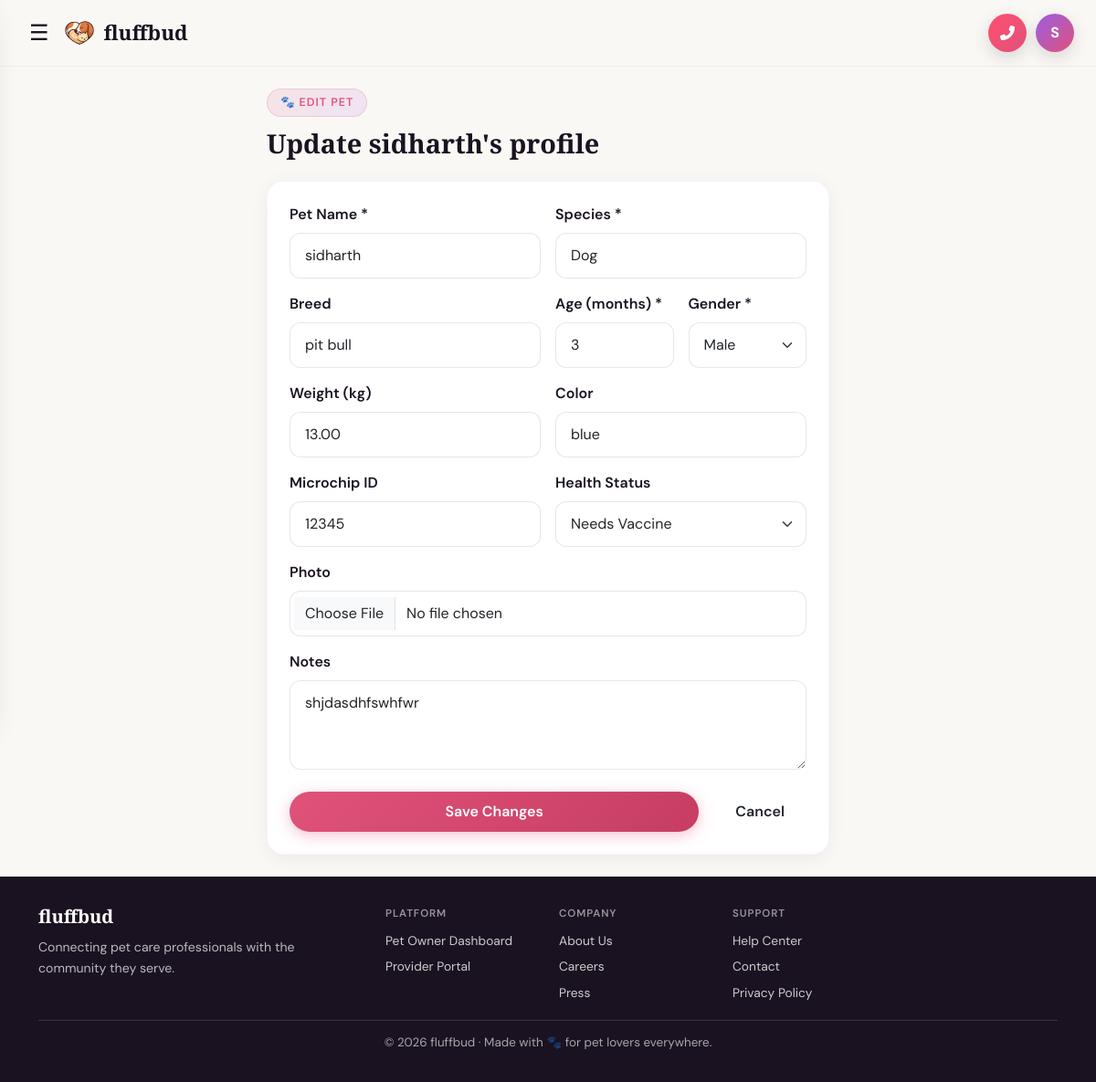
The page /pets/2/edit/ (signed in) on the database its author committed.
### myapp/models.py (models this page shows, shortened)
class CustomUser(AbstractUser):
    ROLE_CHOICES = [
        ('owner', 'Pet Owner'),
        ('vet', 'Veterinarian'),
        ('shelter', 'Animal Shelter'),
        ('store', 'Pet Store Owner'),
        ('provider', 'Service Provider'),
    ]
    role = models.CharField(max_length=20, choices=ROLE_CHOICES, default='owner')
    phone = models.CharField(max_length=15, blank=True)
    city = models.CharField(max_length=100, blank=True)
    profile_photo = models.ImageField(upload_to='profiles/', blank=True, null=True)
    bio = models.TextField(blank=True)
    PROFILE_VISIBILITY_CHOICES = [
        ('public', 'Public'),
        ('private', 'Private'),
    ]
    profile_visibility = models.CharField(max_length=10, choices=PROFILE_VISIBILITY_CHOICES, default='private')
    two_factor_enabled = models.BooleanField(default=False)
    def is_service_provider(self):
        return self.role in ['vet', 'shelter', 'store', 'provider']

class Pet(models.Model):
    GENDER_CHOICES = [('male', 'Male'), ('female', 'Female')]
    STATUS_CHOICES = [('healthy', 'Healthy'), ('needs_vaccine', 'Needs Vaccine'), ('sick', 'Sick'), ('under_treatment', 'Under Treatment')]
    owner = models.ForeignKey(CustomUser, on_delete=models.CASCADE, related_name='pets')
    name = models.CharField(max_length=100)
    species = models.CharField(max_length=50)
    breed = models.CharField(max_length=100, blank=True)
    age = models.PositiveIntegerField(help_text="Age in months")
    gender = models.CharField(max_length=10, choices=GENDER_CHOICES)
    weight = models.DecimalField(max_digits=5, decimal_places=2, null=True, blank=True)
    photo = models.ImageField(upload_to='pets/', blank=True, null=True)
    color = models.CharField(max_length=50, blank=True)
    microchip_id = models.CharField(max_length=100, blank=True)
    status = models.CharField(max_length=20, choices=STATUS_CHOICES, default='healthy')
    notes = models.TextField(blank=True)
    created_at = models.DateTimeField(auto_now_add=True)

### myapp/views.py (the view)
# urls.py: path('pets/<int:pk>/edit/', views.edit_pet, name='edit_pet'),
@login_required
def edit_pet(request, pk):
    pet = get_object_or_404(Pet, pk=pk, owner=request.user)
    form = PetForm(request.POST or None, request.FILES or None, instance=pet)
    if request.method == 'POST' and form.is_valid():
        form.save()
        messages.success(request, "Pet profile updated!")
        return redirect('pet_detail', pk=pk)
    return render(request, 'pets/add_pet.html', {'form': form, 'edit': True, 'pet': pet})

### myapp/forms.py
class PetForm(forms.ModelForm):
    class Meta:
        model = Pet
        exclude = ['owner', 'created_at']
        widgets = {
            'name': forms.TextInput(attrs={'class': 'form-control', 'placeholder': 'Pet name'}),
            'species': forms.TextInput(attrs={'class': 'form-control', 'placeholder': 'Dog, Cat, Rabbit...'}),
            'breed': forms.TextInput(attrs={'class': 'form-control', 'placeholder': 'Breed (optional)'}),
            'age': forms.NumberInput(attrs={'class': 'form-control', 'placeholder': 'Age in months'}),
            'gender': forms.Select(attrs={'class': 'form-select'}),
            'weight': forms.NumberInput(attrs={'class': 'form-control', 'placeholder': 'Weight in kg'}),
            'color': forms.TextInput(attrs={'class': 'form-control', 'placeholder': 'e.g. Golden brown'}),
            'microchip_id': forms.TextInput(attrs={'class': 'form-control'}),
            'status': forms.Select(attrs={'class': 'form-select'}),
            'notes': forms.Textarea(attrs={'class': 'form-control', 'rows': 3}),
            'photo': forms.FileInput(attrs={'class': 'form-control'}),
        }

### templates/pets/add_pet.html (shortened to what this page needs)
{% extends 'base.html' %}
{% block content %}
<div class="container py-4" style="max-width:640px;">
  <div class="section-tag">🐾 {% if edit %}Edit Pet{% else %}Add Pet{% endif %}</div>
  <h2 class="page-header mb-4">{% if edit %}Update {{ pet.name }}'s profile{% else %}Add a new pet 🌸{% endif %}</h2>
  <div class="card-soft p-4">
    <form method="post" enctype="multipart/form-data">
      <div class="row g-3">
        <div class="col-md-6"><label class="form-label fw-semibold">Pet Name *</label>{{ form.name }}</div>
        <div class="col-md-6"><label class="form-label fw-semibold">Species *</label>{{ form.species }}</div>
        <div class="col-md-6"><label class="form-label fw-semibold">Breed</label>{{ form.breed }}</div>
        <div class="col-md-3"><label class="form-label fw-semibold">Age (months) *</label>{{ form.age }}</div>
        <div class="col-md-3"><label class="form-label fw-semibold">Gender *</label>{{ form.gender }}</div>
        <div class="col-md-6"><label class="form-label fw-semibold">Weight (kg)</label>{{ form.weight }}</div>
        <div class="col-md-6"><label class="form-label fw-semibold">Color</label>{{ form.color }}</div>
        <div class="col-md-6"><label class="form-label fw-semibold">Microchip ID</label>{{ form.microchip_id }}</div>
        <div class="col-md-6"><label class="form-label fw-semibold">Health Status</label>{{ form.status }}</div>
        <div class="col-12"><label class="form-label fw-semibold">Photo</label>{{ form.photo }}</div>
        <div class="col-12"><label class="form-label fw-semibold">Notes</label>{{ form.notes }}</div>
      </div>
      <div class="d-flex gap-3 mt-4">
        <button type="submit" class="btn btn-pill btn-rose flex-grow-1">{% if edit %}Save Changes{% else %}Add Pet 🐾{% endif %}</button>
        <a href="{% url 'pet_list' %}" class="btn btn-pill btn-ghost">Cancel</a>
      </div>
    </form>
  </div>
</div>
{% endblock %}

### templates/base.html (shortened to what this page needs)
<!DOCTYPE html>
<html lang="en">
<head>
<link href="https://cdn.jsdelivr.net/npm/bootstrap@5.3.0/dist/css/bootstrap.min.css" rel="stylesheet"/>
<link href="https://cdnjs.cloudflare.com/ajax/libs/font-awesome/6.4.0/css/all.min.css" rel="stylesheet"/>
{% load static %}
</head>
<body class="d-flex flex-column">
{% if user.is_authenticated %}
<nav class="navbar navbar-expand-lg sticky-top">
  <div class="container-fluid px-4">
    <div class="d-flex align-items-center gap-2">
      <button type="button" class="hamburger-btn" id="navHamburgerBtn" aria-label="Open menu">☰</button>
      <a class="navbar-brand" href="{% url 'home' %}">
        <div class="brand-icon"><img src="{% static '{css,js,images}/logo.png' %}" alt="fluffbud" style="width:100%;height:100%;object-fit:contain;border-radius:inherit;"></div> fluffbud
      </a>
    </div>
    <div class="navbar-actions ms-auto">
      <a href="#" class="nav-action-circle sos-btn" data-bs-toggle="modal" data-bs-target="#emergencySOSModal" aria-label="Open emergency SOS">
        <i class="fas fa-phone-alt" aria-hidden="true"></i>
      </a>
      <div class="dropdown">
          <button class="nav-action-circle avatar-profile-btn dropdown-toggle" data-bs-toggle="dropdown" aria-label="Open profile menu">
            {{ user.first_name|default:user.username|make_list|first|upper }}
          </button>
      </div>
    </div>
  </div>
</nav>
{% endif %}
<main class="flex-grow-1">
  {% block content %}{% endblock %}
</main>
{% if user.is_authenticated and user.is_service_provider %}
<footer class="site-footer">
  <div class="container" style="text-align:left;max-width:1140px;">
    <div class="row g-4" style="padding-bottom:20px;">
      <div class="col-12 col-md-4">
        <h5 style="font-family:'Playfair Display',serif;font-weight:700;color:#fff;margin-bottom:10px;">fluffbud</h5>
        <p style="margin:0;color:rgba(255,255,255,0.7);font-size:.88rem;line-height:1.6;max-width:320px;">Connecting pet care professionals with the community they serve.</p>
      </div>
      <div class="col-6 col-md-2">
        <div style="font-size:.72rem;letter-spacing:.08em;text-transform:uppercase;color:rgba(255,255,255,0.55);font-weight:600;margin-bottom:10px;">Platform</div>
        <div style="display:flex;flex-direction:column;gap:8px;">
          <a href="{% url 'dashboard' %}" style="color:rgba(255,255,255,0.78);text-decoration:none;font-size:.86rem;">Pet Owner Dashboard</a>
          <a href="{% url 'provider_portal' %}" style="color:rgba(255,255,255,0.78);text-decoration:none;font-size:.86rem;">Provider Portal</a>
        </div>
      </div>
      <div class="col-6 col-md-2">
        <div style="font-size:.72rem;letter-spacing:.08em;text-transform:uppercase;color:rgba(255,255,255,0.55);font-weight:600;margin-bottom:10px;">Company</div>
        <div style="display:flex;flex-direction:column;gap:8px;">
          <a href="{% url 'about' %}" style="color:rgba(255,255,255,0.78);text-decoration:none;font-size:.86rem;">About Us</a>
          <a href="#" style="color:rgba(255,255,255,0.78);text-decoration:none;font-size:.86rem;">Careers</a>
          <a href="#" style="color:rgba(255,255,255,0.78);text-decoration:none;font-size:.86rem;">Press</a>
        </div>
      </div>
      <div class="col-6 col-md-2">
        <div style="font-size:.72rem;letter-spacing:.08em;text-transform:uppercase;color:rgba(255,255,255,0.55);font-weight:600;margin-bottom:10px;">Support</div>
        <div style="display:flex;flex-direction:column;gap:8px;">
          <a href="#" style="color:rgba(255,255,255,0.78);text-decoration:none;font-size:.86rem;">Help Center</a>
          <a href="#" style="color:rgba(255,255,255,0.78);text-decoration:none;font-size:.86rem;">Contact</a>
          <a href="#" style="color:rgba(255,255,255,0.78);text-decoration:none;font-size:.86rem;">Privacy Policy</a>
        </div>
      </div>
    </div>
    <div style="border-top:1px solid rgba(255,255,255,0.14);padding-top:14px;color:rgba(255,255,255,0.62);font-size:.84rem;text-align:center;">
      © 2026 fluffbud · Made with 🐾 for pet lovers everywhere.
    </div>
  </div>
</footer>
{% endif %}
</body>
</html>

### templates/base.html (style rules this page uses)
:root { --rose: #E0527A; --rose-dark: #C73D62; --violet: #9B5DE5; --lavender: #C77DFF; --cream: #FAF8F5; --cream-dark: #F2EDE8; --ink: #1A1220; --muted: #7A6E78; --mint: #B8EDE4; --peach: #FFD6C2; --sky: #C2DEFF; --card-radius: 18px; --transition: all 0.25s ease; }
*,*::before,*::after { box-sizing:border-box; }
body { font-family:'DM Sans',sans-serif;background:var(--cream);color:var(--ink);min-height:100vh; }
.navbar { background:rgba(250,248,245,0.92)!important;backdrop-filter:blur(16px);border-bottom:1px solid rgba(224,82,122,0.1);padding:14px 0; }
.navbar-brand { font-family:'Playfair Display',serif;font-weight:900;font-size:1.4rem;color:var(--ink)!important;display:flex;align-items:center;gap:10px; }
.brand-icon { width:34px;height:34px;background:transparent;border-radius:10px;display:flex;align-items:center;justify-content:center;color:#fff;font-size:16px;box-shadow:none; }
.btn-pill { border-radius:999px;font-weight:600;padding:10px 24px;font-family:'DM Sans',sans-serif;transition:var(--transition);border:none; }
.btn-rose { background:linear-gradient(135deg,var(--rose),var(--rose-dark));color:#fff;box-shadow:0 4px 16px rgba(224,82,122,0.35); }
.card-soft { background:#fff;border-radius:var(--card-radius);border:1px solid rgba(155,93,229,0.07);box-shadow:0 4px 20px rgba(0,0,0,0.06);transition:var(--transition); }
.navbar-actions { display:flex;align-items:center;gap:10px; }
.nav-action-circle { width:42px;height:42px;border-radius:50%;display:inline-flex;align-items:center;justify-content:center;border:none;text-decoration:none;box-shadow:0 6px 18px rgba(26,18,32,0.15);transition:var(--transition); }
.avatar-profile-btn { background:linear-gradient(135deg,var(--violet),var(--rose));color:#fff;font-weight:700;font-size:1rem;line-height:1; }
.avatar-profile-btn.dropdown-toggle::after { display:none; }
.sos-btn { position:relative;background:linear-gradient(135deg,#ff4f6f,#E0527A);color:#fff;font-size:1rem;animation:sosPulse 1.8s infinite; }
.hamburger-btn { background:transparent;border:none;color:var(--ink);font-size:1.5rem;line-height:1;padding:4px 8px;border-radius:10px;transition:var(--transition); }
.page-header { font-family:'Playfair Display',serif;font-weight:700;font-size:1.8rem;margin-bottom:4px; }
.section-tag { display:inline-block;background:linear-gradient(135deg,rgba(224,82,122,0.12),rgba(155,93,229,0.12));border:1px solid rgba(224,82,122,0.2);color:var(--rose);font-size:0.78rem;font-weight:600;letter-spacing:0.08em;text-transform:uppercase;padding:5px 14px;border-radius:999px;margin-bottom:12px; }
.form-control,.form-select { border-radius:12px;border:1.5px solid rgba(26,18,32,0.1);padding:12px 16px;font-family:'DM Sans',sans-serif;transition:var(--transition); }
footer.site-footer { background:var(--ink);color:rgba(255,255,255,0.6);padding:32px 0;text-align:center;font-size:0.88rem;margin-top:auto; }
img,svg,video,canvas { max-width:100%;height:auto; }

### rows shown on the page
CustomUser: first_name|make_list "S"
Pet: name "sidharth", species "Dog", breed "pit bull", age "3", gender "Male", weight "13.00", color "blue", microchip_id "12345", status "Needs Vaccine", notes "shjdasdhfswhfwr"
